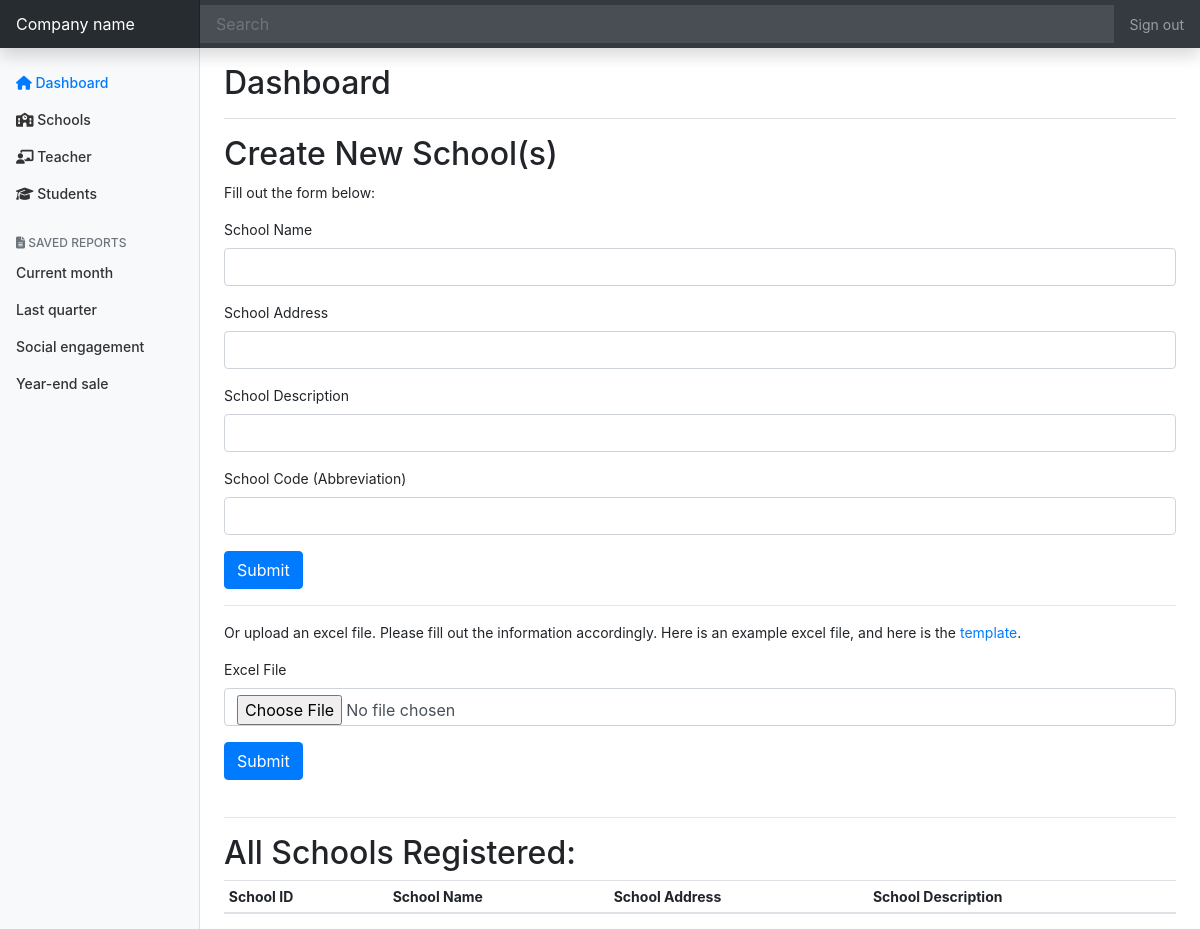
Before: /district-admin/world/schools (signed in) with the older database file.
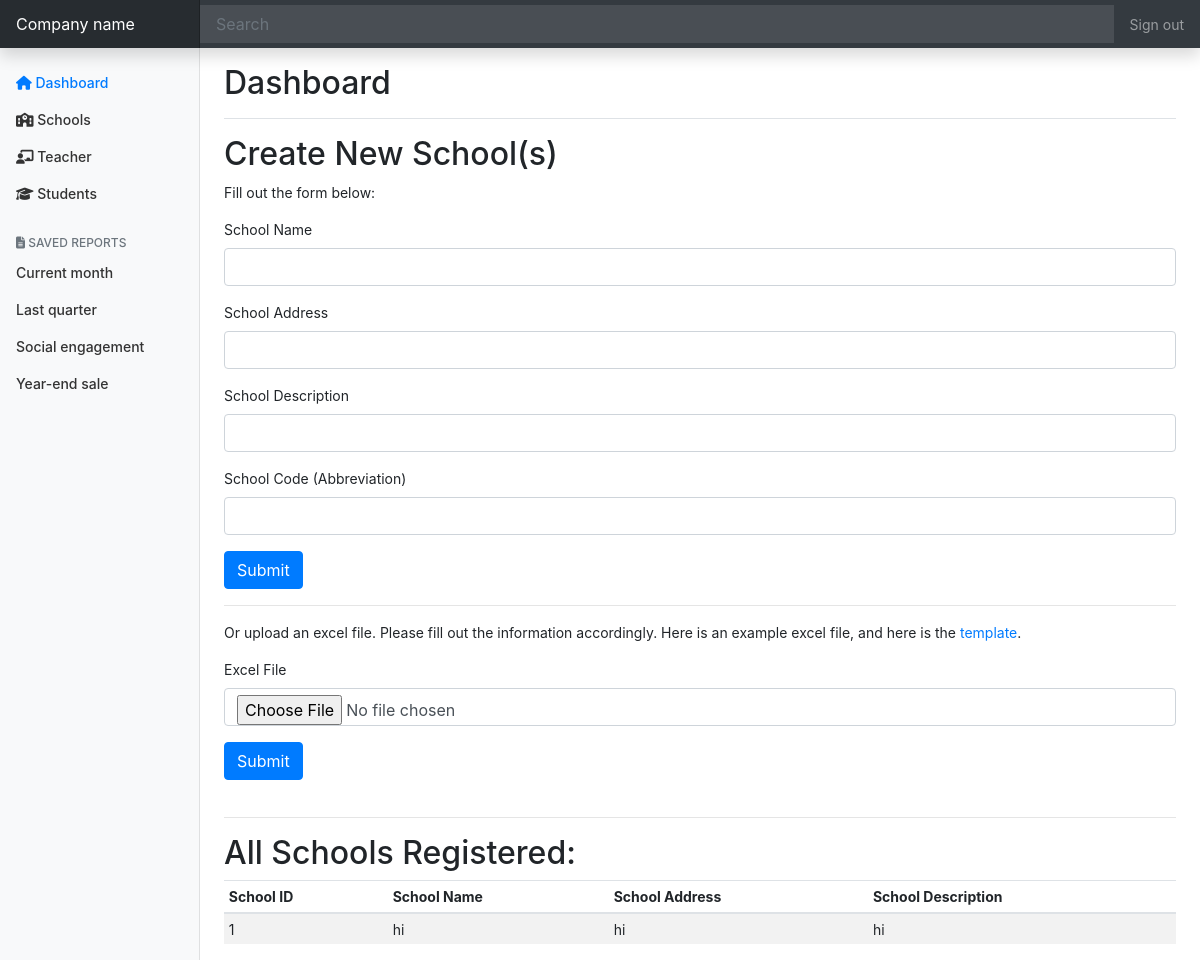
After: the same page with the newer database file.
### tables this page shows
CREATE TABLE "schools" (
	"school_id"	INTEGER PRIMARY KEY AUTOINCREMENT,
	"district_id"	INTEGER,
	"name"	TEXT,
	"address"	TEXT,
	"description"	TEXT,
	"code"	TEXT
);

### app.py (the view)
@app.route("/district-admin/<string:code>/schools", methods=["GET", "POST"])
@login_required
def district_admin_dashboard_school(code):
    user_info = c.execute("SELECT * FROM users WHERE user_id=:user_id", {"user_id": session.get("user_id")}).fetchall()
    district = c.execute("SELECT * FROM districts WHERE code=:code", {"code": code}).fetchall()[0][0]
    if user_info[0][5] != "district-admin" or user_info[0][6] != district:
        abort(403)
    if request.method == "POST":
        if request.form.get("name") and request.form.get("address") and request.form.get("description") and request.form.get("code"):
            c.execute("INSERT INTO schools (district_id, name, address, description, code) VALUES (:district_id, :name, :address, :description, :code)", {"district_id": int(district), "name": request.form.get("name"), "address": request.form.get("address"), "description": request.form.get("description"), "code": request.form.get("code")})
            conn.commit()
            return redirect(f"/district-admin/{code}/schools")
        elif request.files["excel"]:
            filename = upload_file(app.config["UPLOAD_FOLDER"])
            wb = load_workbook(os.path.join(app.config["UPLOAD_FOLDER"], filename))
            sheet = wb.active
            if sheet.max_columns != 4:
                flash("Wrong Format: Did you have EXACTLY 4 columns?", category="danger")
                return redirect(f"/district-admin/{code}/schools")
            for i in range(1, sheet.max_rows+1):
                name = sheet.cell(row=i, column=1)
                address = sheet.cell(row=i, column=2)
                description = sheet.cell(row=i, column=3)
                code = sheet.cell(row=i, column=4)
                c.execute("INSERT INTO schools (district_id, name, address, description, code) VALUES (:district_id, :name, :address, :description, :code)", {"district_id": int(district), "name": name, "address": address, "description": description, "code": code})
                conn.commit()
            return redirect(f"/district-admin/{code}/schools")
    else:
        schools = c.execute("SELECT * FROM schools WHERE district_id=:district_id", {"district_id": district}).fetchall()
        return render_template("district-admin-school.html", schools=schools, code=code)

### helpers.py (called while the page is built)
def login_required(f):
    @wraps(f)
    def decorated_function(*args, **kwargs):
        if session.get("user_id") is None:
            return redirect("/login?next=" + request.path)
        return f(*args, **kwargs)
    return decorated_function

### templates/district-admin-school.html
{% extends "district-admin-dashboard-layout.html" %}
{% block main %}
  <div class="d-flex justify-content-between flex-wrap flex-md-nowrap align-items-center pt-3 pb-2 mb-3 border-bottom">
    <h1 class="h2">Dashboard</h1>
  </div>
  <h2>Create New School(s)</h2>
  <p>Fill out the form below: </p>
  <form action="/district-admin/{{ code }}/schools" method="POST">
    <div class="form-group">
      <label for="exampleInputEmail1">School Name</label>
      <input type="text" class="form-control" id="exampleInputEmail1" aria-describedby="emailHelp" name="name" required>
    </div>
    <div class="form-group">
      <label for="exampleInputEmail1">School Address</label>
      <input type="text" class="form-control" id="exampleInputEmail1" aria-describedby="emailHelp" name="address" required>
    </div>
    <div class="form-group">
      <label for="exampleInputEmail1">School Description</label>
      <input type="text" class="form-control" id="exampleInputEmail1" aria-describedby="emailHelp" name="description" required>
    </div>
    <div class="form-group">
      <label for="exampleInputEmail1">School Code (Abbreviation)</label>
      <input type="text" class="form-control" id="exampleInputEmail1" aria-describedby="emailHelp" name="code" required>
    </div>
    <button type="submit" class="btn btn-primary">Submit</button>
  </form>
  <hr>
  <p>Or upload an excel file. Please fill out the information accordingly. Here is an example excel file, and here is the <a href="/static/District-Upload-School-Template.xlsx">template</a>.</p>
  <form action="/district-admin/{{ code }}/schools">
    <div class="form-group">
      <label for="exampleInputEmail1">Excel File </label>
      <input type="file" class="form-control" id="exampleInputEmail1" aria-describedby="emailHelp" name="excel" required accept="application/vnd.openxmlformats-officedocument.spreadsheetml.sheet, application/vnd.ms-excel">
    </div>
    <button type="submit" class="btn btn-primary">Submit</button>
  </form>
  <br>
  <hr>
  <h2>All Schools Registered: </h2>
  <div class="table-responsive">
    <table class="table table-striped table-sm">
      <thead>
        <tr>
          <th>School ID</th>
          <th>School Name</th>
          <th>School Address</th>
          <th>School Description</th>
        </tr>
      </thead>
      <tbody>
        <tr>
          {% for school in schools %}
            <td>{{ school[0] }}</td>
            <td>{{ school[2] }}</td>
            <td>{{ school[3] }}</td>
            <td>{{ school[4] }}</td>
          {% endfor %}
        </tr>
      </tbody>
    </table>
  </div>
{% endblock %}

### templates/district-admin-dashboard-layout.html (shortened to what this page needs)
<!doctype html>
<html lang="en">
  <head>
    <link rel="stylesheet" href="https://stackpath.bootstrapcdn.com/bootstrap/4.5.0/css/bootstrap.min.css">
    <link href="/static/district-admin-dashboard.css" rel="stylesheet">
  </head>
  <body>
    <nav class="navbar navbar-dark sticky-top bg-dark flex-md-nowrap p-0 shadow">
  <a class="navbar-brand col-md-3 col-lg-2 mr-0 px-3" href="#">Company name</a>
  <input class="form-control form-control-dark w-100" type="text" placeholder="Search" aria-label="Search">
  <ul class="navbar-nav px-3">
    <li class="nav-item text-nowrap">
      <a class="nav-link" href="#">Sign out</a>
    </li>
  </ul>
</nav>
<div class="container-fluid">
  <div class="row">
    <nav id="sidebarMenu" class="col-md-3 col-lg-2 d-md-block bg-light sidebar collapse">
      <div class="sidebar-sticky pt-3">
        <ul class="nav flex-column">
          <li class="nav-item">
            <a class="nav-link active" href="/district-admin/{{ code }}">
                <i class="fas fa-home"></i>
              Dashboard <span class="sr-only">(current)</span>
            </a>
          </li>
          <li class="nav-item">
            <a class="nav-link" href="/district-admin/{{ code }}/schools">
                <i class="fas fa-school"></i>
               Schools
            </a>
          </li>
          <li class="nav-item">
            <a class="nav-link" href="#">
                <i class="fas fa-chalkboard-teacher"></i>
              Teacher
            </a>
          </li>
          <li class="nav-item">
            <a class="nav-link" href="#">
                <i class="fas fa-graduation-cap"></i>
              Students
            </a>
          </li>
        </ul>
        <h6 class="sidebar-heading d-flex justify-content-between align-items-center px-3 mt-4 mb-1 text-muted">
          <span><i class="fas fa-file-alt"></i> Saved reports</span>
        </h6>
        <ul class="nav flex-column mb-2">
          <li class="nav-item">
            <a class="nav-link" href="#">
              Current month
            </a>
          </li>
          <li class="nav-item">
            <a class="nav-link" href="#">
              Last quarter
            </a>
          </li>
          <li class="nav-item">
            <a class="nav-link" href="#">
              Social engagement
            </a>
          </li>
          <li class="nav-item">
            <a class="nav-link" href="#">
              Year-end sale
            </a>
          </li>
        </ul>
      </div>
    </nav>
    <main role="main" class="col-md-9 ml-sm-auto col-lg-10 px-md-4">
        {% block main %}{% endblock %}
    </main>
  </div>
</div>
</html>

### static/district-admin-dashboard.css (style rules this page uses)
body { font-size: .875rem; }
.sidebar { position: fixed; top: 0; bottom: 0; left: 0; z-index: 100; padding: 48px 0 0; box-shadow: inset -1px 0 0 rgba(0, 0, 0, .1); }
.sidebar-sticky { position: relative; top: 0; height: calc(100vh - 48px); padding-top: .5rem; overflow-x: hidden; overflow-y: auto; }
.sidebar .nav-link { font-weight: 500; color: #333; }
.sidebar .nav-link.active { color: #007bff; }
.sidebar-heading { font-size: .75rem; text-transform: uppercase; }
.navbar-brand { padding-top: .75rem; padding-bottom: .75rem; font-size: 1rem; background-color: rgba(0, 0, 0, .25); box-shadow: inset -1px 0 0 rgba(0, 0, 0, .25); }
.navbar .form-control { padding: .75rem 1rem; border-width: 0; border-radius: 0; }
.form-control-dark { color: #fff; background-color: rgba(255, 255, 255, .1); border-color: rgba(255, 255, 255, .1); }

Changed rows visible on the page:
added schools: school_id "1", name "hi", address "hi", description "hi"
